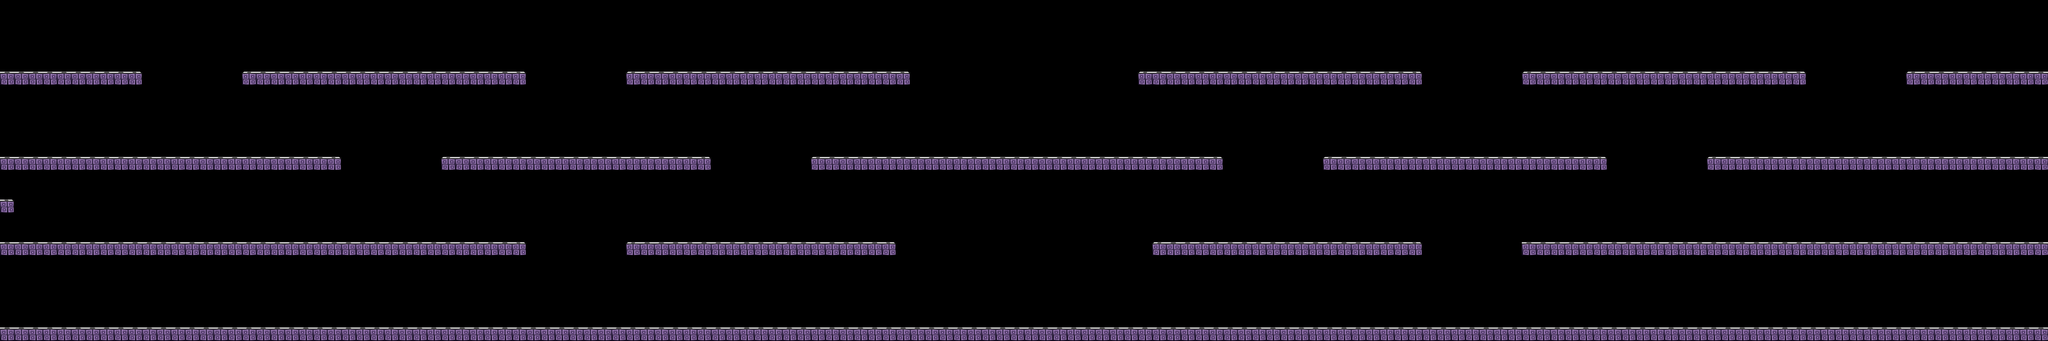

A 2D game scene composited from a Tiled map and its tileset images. What follows is a short description and the map's XML, with each tile layer's data collapsed to a summary:
An orthogonal 144x24 tile map with 32x32 px tiles, 1 tile layer (Platforms).

<map version="1.0" orientation="orthogonal" width="144" height="24" tilewidth="32" tileheight="32">
 <tileset firstgid="1" name="terrain" tilewidth="32" tileheight="32">
  <image source="../tiles/terrain.png" width="128" height="32" />
  <terraintypes>
   <terrain name="Left road" tile="0" />
   <terrain name="Center road" tile="1" />
   <terrain name="Right road" tile="2" />
   <terrain name="Ground road" tile="3" />
  </terraintypes>
 </tileset>
 <layer name="Platforms" width="144" height="24">
  <data>[3456 cells, 473 non-empty, 4 distinct tile ids]</data>
 </layer>
</map>
